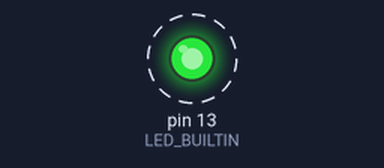
Simulated run of this sketch. Board: Arduino Uno, built with avr-gcc and run on an emulated ATmega328P. On the bench: output pins drawn as LEDs (lit = HIGH). Dashed ring = blinking.

Above: at 0.5 s.
Timing chart, 0 to 4.6 s (numbered marks = the images above):
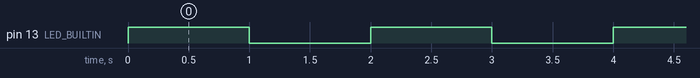

Measured:
- by itself, pin 13 (LED_BUILTIN): alternates HIGH for 1.0 s and LOW for 1.0 s

The sketch:

sketch.ino
```cpp
#include "blinker.h"

void setup() {
  // put your setup code here, to run once:
  Blinker blinker;
  blinker.setupLed();

}

void loop() {
  // put your main code here, to run repeatedly:
  Blinker blinker;
  blinker.turnLedOn();
  blinker.makePause();
  blinker.turnLedOff();
  blinker.makePause();

}
```

blinker.cpp
```cpp
#include "blinker.h"
#include "Arduino.h"

Blinker::Blinker() {}

void Blinker::setupLed() {
  pinMode(LED_BUILTIN, OUTPUT);
}

void Blinker::turnLedOn() {
  digitalWrite(LED_BUILTIN, HIGH);
}

void Blinker::turnLedOff() {
  digitalWrite(LED_BUILTIN, LOW);
}

void Blinker::makePause() {
  delay(1000);
}
```

blinker.h
```cpp
#ifndef blinker_h
#define blinker_h

class Blinker {
  public:
  Blinker();
  void setupLed();
  void turnLedOn();
  void turnLedOff();
  void makePause();
};

#endif
```
